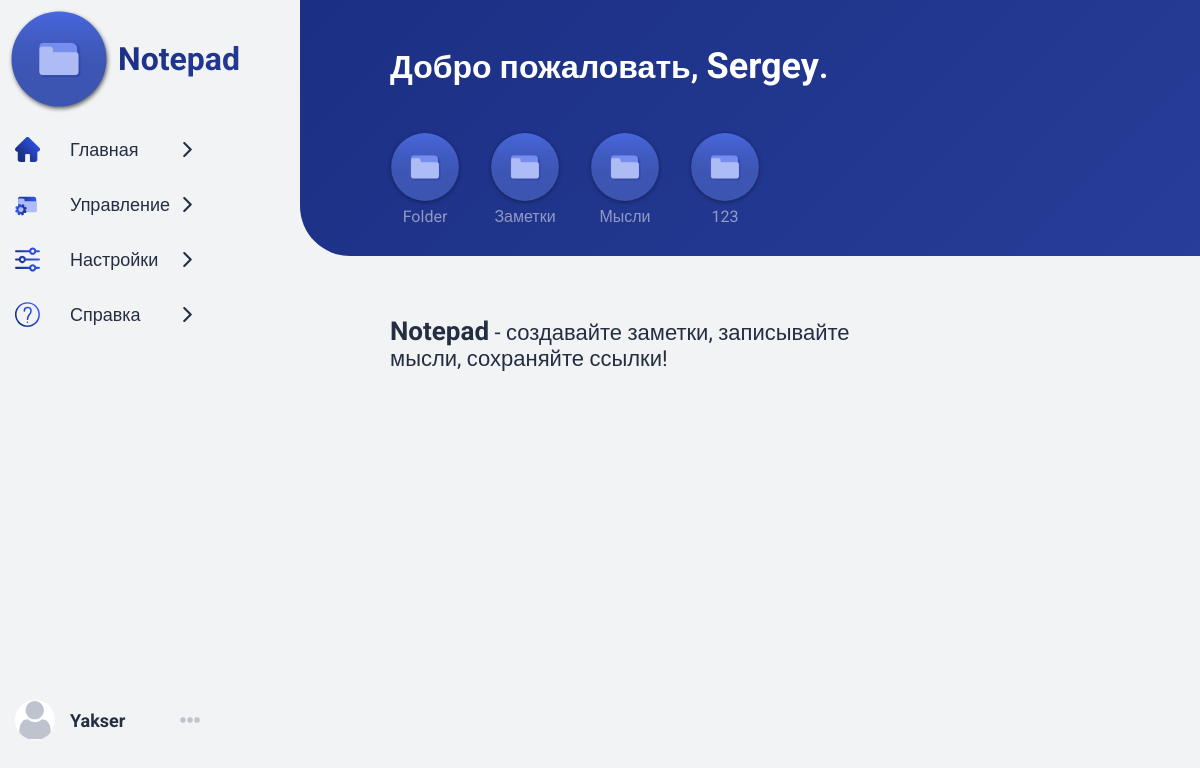
Page / (signed in) on the earlier database version.
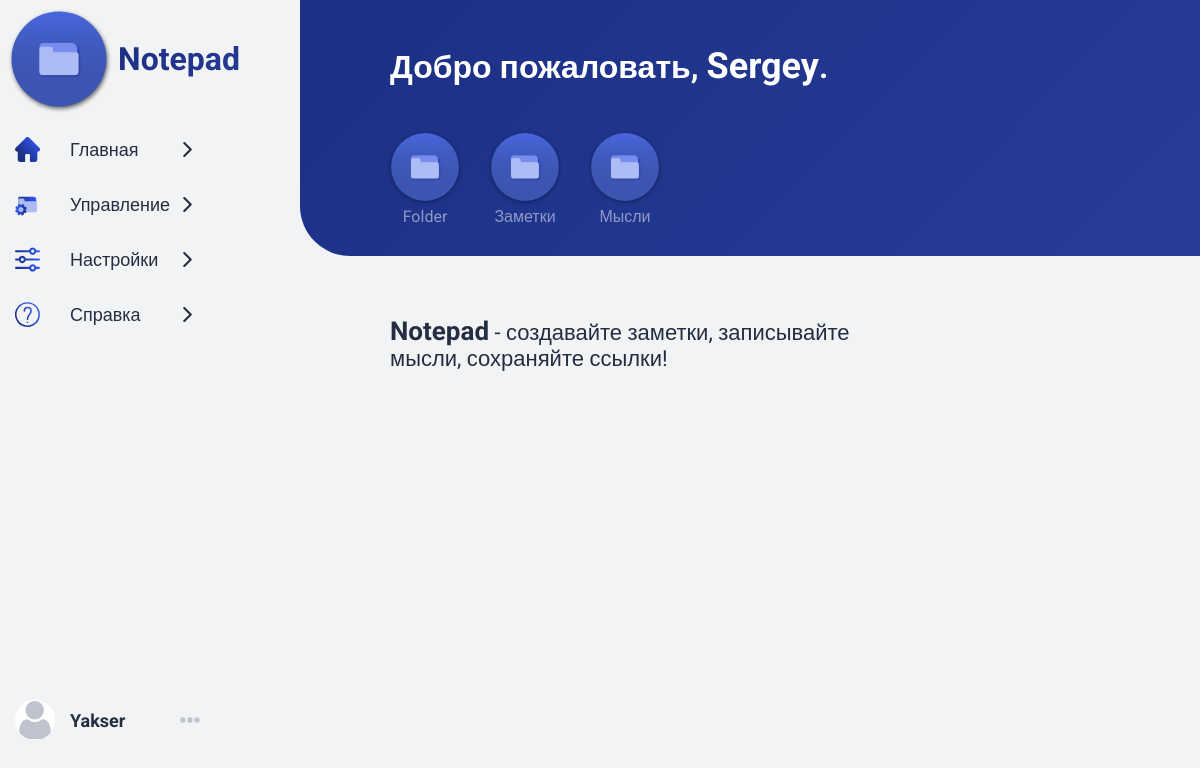
Same page on the later database version.
### data/user.py (models this page shows, shortened)
class User(SqlAlchemyBase, UserMixin, SerializerMixin):
    __tablename__ = 'user'
    id = sqlalchemy.Column(sqlalchemy.Integer,
                           primary_key=True, autoincrement=True)
    login = sqlalchemy.Column(sqlalchemy.String, unique=True, nullable=False)
    password = sqlalchemy.Column(sqlalchemy.String, nullable=False)
    name = sqlalchemy.Column(sqlalchemy.String)
    surname = sqlalchemy.Column(sqlalchemy.String)
    sex = sqlalchemy.Column(sqlalchemy.String)
    country = sqlalchemy.Column(sqlalchemy.String)
    city = sqlalchemy.Column(sqlalchemy.String)
    phone = sqlalchemy.Column(sqlalchemy.String)
    email = sqlalchemy.Column(sqlalchemy.String, unique=True, nullable=False)
    modified_date = sqlalchemy.Column(sqlalchemy.String,
                                      default=current_date)
    folders = orm.relation("Folder", back_populates='user')

### data/folder.py (models this page shows, shortened)
class Folder(SqlAlchemyBase, SerializerMixin):
    __tablename__ = 'folder'
    id = sqlalchemy.Column(sqlalchemy.Integer, primary_key=True, unique=True, nullable=False)
    name = sqlalchemy.Column(sqlalchemy.String, nullable=False)
    date = sqlalchemy.Column(sqlalchemy.String, nullable=True, default=current_date)
    user_id = sqlalchemy.Column(sqlalchemy.Integer,
                                sqlalchemy.ForeignKey("user.id"))
    user = orm.relation('User')
    notes = orm.relation("Note", back_populates='folder')

### run.py (the view)
@app.route('/')
def home():
    folders_ = []
    if current_user.is_authenticated:
        folders_ = current_user.folders
    return render_template('home.html', folders=folders_, user=current_user)

### data/db_session.py (called while the page is built)
def create_session() -> Session:
    global __factory
    return __factory()

### run.py (called while the page is built)
@login_manager.user_loader
def load_user(user_id):
    db_sess = db_session.create_session()
    return db_sess.query(User).get(user_id)

### templates/home.html
{% extends 'main.html' %}
{% block block %}
    <div class="block">
        <div class="block-header">
            {% if not user.login %}
                <h1>Добро пожаловать в <span>Notepad</span>!</h1>
            {% else %}
                <h1>Добро пожаловать, <span>
                            {% if user.name %}
                                {{ user.name }}{% else %}
                                {{ user.login }}{% endif %}</span>.</h1>
            {% endif %}
            <div class="block-menu">
                {% if user.login %}
                    <ul class="folders">
                        {% for folder in folders %}
                            <li>
                                <a href="/{{ folder.id }}">
                                    <img src="../static/img/folder.svg" alt="">
                                    <span>{{ folder.name.capitalize() }}</span>
                                </a>
                            </li>
                        {% endfor %}
                    </ul>
                {% endif %}
            </div>
        </div>
        <div class="content">
            <p class="about-text about-text-dark">
                <span>Notepad</span> - создавайте заметки, записывайте мысли, сохраняйте ссылки!
            </p>
        </div>
    </div>
{% endblock %}

### templates/main.html (shortened to what this page needs)
<!DOCTYPE html>
<html lang=ru>
<head>
    <link rel="stylesheet" href=" {{ url_for('static', filename='css/main.css') }}">
</head>
<body>
<div class="wrapper">
    <header>
        <div class="head">
            <div class="ico"><a href="#"><img src="../static/img/folder.svg" alt=""></a></div>
            <a href="{{ url_for('home') }}" class="text-logo">Notepad</a>
        </div>
        <nav>
            <ul class="menu">
                <li>
                    <a href="/" class="menu-link">
                        <img src="../static/img/home.svg" alt="">
                        <span>Главная</span>
                        <img class="right-arrow" src="../static/img/right-arrow.svg" alt="">
                    </a>
                </li>
                <li>
                    <a href="{{url_for('manage_folders')}}" class="menu-link">
                        <img src="../static/img/manage_folders.svg" alt="">
                        <span>Управление</span>
                        <img class="right-arrow" src="../static/img/right-arrow.svg" alt="">
                    </a>
                </li>
                <li>
                    <a href="{{ url_for('settings') }}" class="menu-link">
                        <img src="../static/img/settings.svg" alt="">
                        <span>Настройки</span>
                        <img class="right-arrow" src="../static/img/right-arrow.svg" alt="">
                    </a>
                </li>
                <li>
                    <a href="{{url_for('about')}}" class="menu-link">
                        <img src="../static/img/about.svg" alt="">
                        <span>Справка</span>
                        <img class="right-arrow" src="../static/img/right-arrow.svg" alt="">
                    </a>
                </li>
            </ul>
            <div class="user-nav">
                <img src="../static/img/user.svg" alt="" class="user-avatar">
                {% if user.login %}
                    <a class="user-name" href="{{ url_for('profile') }}">{{ user.login }}</a>
                {% else %}
                    <a class="login-ref" href="{{ url_for('login_page') }}">Войти</a>
                {% endif %}
                <div class="user-menu">
                </div>
            </div>
        </nav>
    </header>
    {% block block %}
    {% endblock %}
</div>
</body>
</html>

### static/css/main.css (style rules this page uses)
body { background: #f2f3f4; font-family: 'Roboto', sans-serif; margin: 0; padding: 0; color: #242e42; width: 100%; height: 100%; }
p { margin: 0; padding: 0; }
a { text-decoration: none; color: #242e42; }
header { width: 20%; }
.user-nav { position: absolute; bottom: 60px; width: 200px; display: flex; justify-content: space-between; align-items: center; }
.user-name { font-weight: bold; font-size: 18px; margin-right: 30px; transition: .2s ease-in; }
.user-avatar { width: 40px; border-radius: 50%; margin-right: 15px; margin-left: 15px; }
.user-menu { display: inline-block; width: 20px; height: 20px; background: url('../img/hor-dots.svg') no-repeat; margin-left: auto; transition: .2s ease-in; }
.wrapper { display: flex; height: 100%; justify-content: space-between; }
.head { display: flex; justify-content: left; }
.head .ico { width: 100px; margin: 10px; filter: drop-shadow(1px 2px 2px rgba(0, 0, 0, .6)); }
.head .ico a img { min-width: 70px; transition: .3s ease-in; }
.head .text-logo { background: linear-gradient(-45deg, rgba(49, 89, 247, 1) 0%, rgba(52, 75, 172, 1) 49%, rgba(27, 47, 132, 1) 100%); background-size: 400% 400%; -webkit-background-clip: text; font-weight: bold; font-size: 32px; text-decoration: none; color: transparent; margin-top: 40px; cursor: pointer; user-select: none; animation-name: gradient; animation-duration: 3s; animation-iteration-count: infinite; }
.block-header h1 span { font-size: 36px; animation-name: pulse; animation-duration: 3s; animation-iteration-count: infinite; display: inline-block; }
.menu { margin: 15px 0 0 15px; padding: 0; list-style-type: none; }
.menu li a { width: 210px; display: flex; justify-content: left; align-items: center; color: #242e42; text-decoration: none; padding: 15px 0; }
.menu li:first-child a { padding-top: 0; }
.menu li:last-child a { padding-bottom: 0; }
.menu li a span { font-size: 18px; }
.menu li a img { transition: .2s ease-in; width: 25px; margin-right: 30px; }
.menu .right-arrow { width: 15px; margin-left: auto; }
.block { width: 80%; }
.block-header { background: rgb(49, 89, 247); background: linear-gradient(-45deg, rgba(49, 89, 247, 1) 0%, rgba(52, 75, 172, 1) 49%, rgba(27, 47, 132, 1) 100%); background-size: 400% 400%; animation: gradient 15s ease infinite; border-bottom-left-radius: 50px; padding: 15px; }
.block-header h1 { display: inline-block; color: #fff; margin: 30px 30px 30px 75px; animation-name: fade-in-right; animation-iteration-count: 1; animation-duration: .4s; animation-timing-function: ease-in-out; }
.block-menu { padding: 15px 15px 15px; margin-left: 60px; }
.folders { padding: 0; margin: 0; list-style-type: none; display: flex; }
.folders li { margin: 0 15px; opacity: 0; animation-name: fade-in; animation-iteration-count: 1; animation-delay: .1s; animation-duration: .6s; animation-timing-function: ease-in-out; animation-fill-mode: forwards; }
.folders li:first-child { margin-left: 0; animation-name: fade-in-left; }
.folders li:last-child { margin-right: 0; animation-name: fade-in-right; }
.folders li a { display: flex; flex-direction: column; justify-content: space-between; text-decoration: none; color: #fff; font-size: 16px; text-align: center; }
.folders li a span { width: 70px; margin-top: 5px; opacity: .5; transition: .2s ease-in-out; }
.folders li a img { width: 70px; filter: drop-shadow(0 1px 2px rgba(0, 0, 0, .4)); transition: .2s ease-in; }
.block .content { margin-top: 60px; margin-left: 60px; }
.folders { display: flex; flex-wrap: wrap; }
@media screen and (max-width: 1281px) { .block { width: 75%; } }
.about-text { opacity: 0; color: #fff; font-size: 22px; max-width: 500px; animation-name: fade-in-right; animation-iteration-count: 1; animation-duration: .6s; animation-delay: .1s; animation-timing-function: ease-in-out; animation-fill-mode: forwards; }
.about-text-dark { display: inline-block; color: #242e42; max-width: 500px; margin-left: 30px; animation-name: fade-in-right; animation-iteration-count: 1; animation-duration: .6s; animation-delay: .2s; animation-timing-function: ease-in-out; animation-fill-mode: forwards; }
.about-text span { font-weight: bold; font-size: 26px; }

Differences in the rows shown:
removed Folder: name "123"
